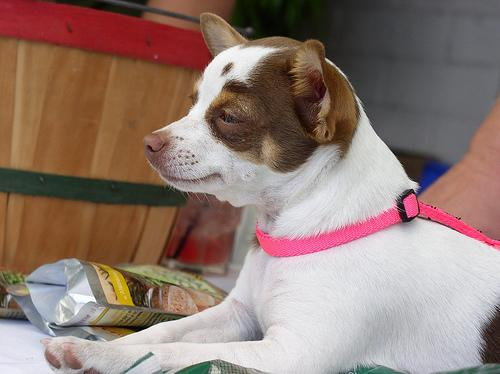
#> input picture dataset/train/Chihuahua/104.jpg, 500 x 374 px, given in place of 1.jpg, which was not available
$ python main.py   (older library calls are emulated)
#> lines starting #> are read from the running program, lines starting #| are printed output that depends on the picture; pictures that were not available may be replaced by others from this repository, and a replacement may not be noted
# -----------------------------------
# GLOBAL FEATURE EXTRACTION
# -----------------------------------
from sklearn.preprocessing import LabelEncoder
from sklearn.preprocessing import MinMaxScaler
import numpy as np
import mahotas
import cv2
import os
import h5py

# --------------------
# tunable-parameters
# --------------------
images_per_class = 150
fixed_size = tuple((650, 650))
train_path = "dataset/train"
h5_data = 'output/data.h5'
h5_labels = 'output/labels.h5'
bins = 8


# feature-descriptor-1: Hu Moments
def fd_hu_moments(image):
    image = cv2.cvtColor(image, cv2.COLOR_BGR2GRAY)
    feature = cv2.HuMoments(cv2.moments(image)).flatten()
    return feature


# feature-descriptor-2: Haralick Texture
def fd_haralick(image):
    # convert the image to grayscale
    gray = cv2.cvtColor(image, cv2.COLOR_BGR2GRAY)
    # compute the haralick texture feature vector
    haralick = mahotas.features.haralick(gray).mean(axis=0)
    # return the result
    return haralick


# feature-descriptor-3: Color Histogram
def fd_histogram(image, mask=None):
    # convert the image to HSV color-space
    image = cv2.cvtColor(image, cv2.COLOR_BGR2HSV)
    # compute the color histogram
    hist = cv2.calcHist([image], [0, 1, 2], None, [bins, bins, bins], [0, 256, 0, 256, 0, 256])
    # normalize the histogram
    cv2.normalize(hist, hist)
    # return the histogram
    return hist.flatten()


# get the training labels
train_labels = os.listdir(train_path)

# sort the training labels
train_labels.sort()
print(train_labels)

# empty lists to hold feature vectors and labels
global_features = []
labels = []

for training_name in train_labels:
    # join the training data path and each species training folder
    dir = os.path.join(train_path, training_name)

    # get the current training label
    current_label = training_name

    # loop over the images in each sub-folder
    for x in range(1, images_per_class + 1):
        # get the image file name
        file = dir + "/" + str(x) + ".jpg"

        # read the image and resize it to a fixed-size
        image = cv2.imread(file)
#> image is the input picture: shape (374, 500, 3); mean B, G, R 114.6, 123.4, 145.4
        if image is not None:
            image = cv2.resize(image, fixed_size)
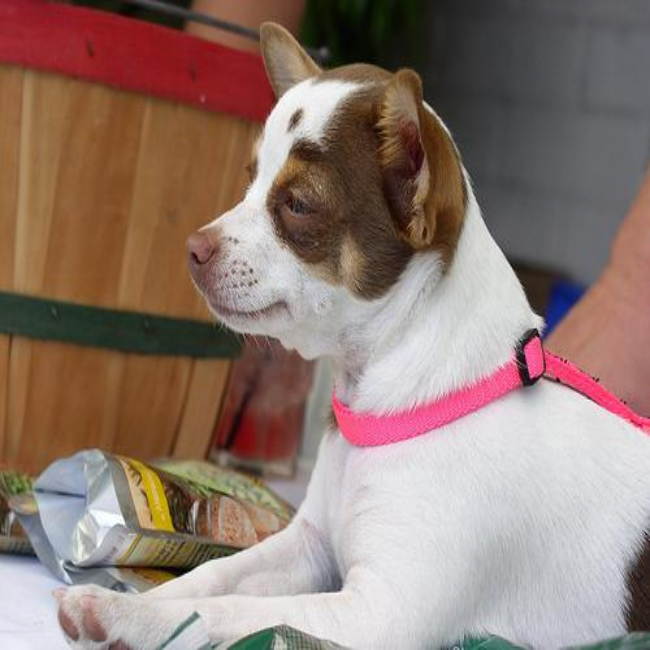
#> image: shape (650, 650, 3); mean B, G, R 114.4, 123.3, 145.3
            ####################################
            # Global Feature extraction
            ####################################
            fv_hu_moments = fd_hu_moments(image)
#> in fd_hu_moments, `image = cv2.cvtColor(image, cv2.COLOR_BGR2GRAY)`:
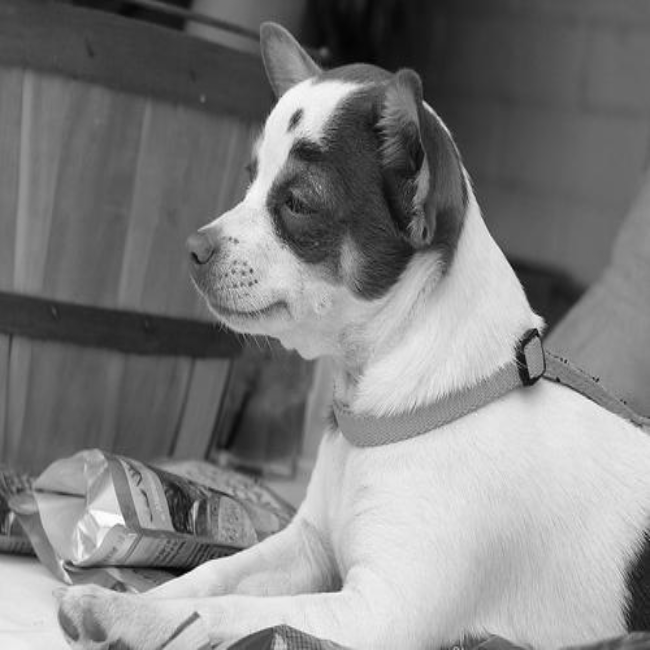
#> image: shape (650, 650); min 2, max 254, mean 128.8
#> in fd_hu_moments, `feature = cv2.HuMoments(cv2.moments(image)).flatten()`: feature = [0.00121, 3e-09, 1.23e-11, 4.74e-11, 2.73e-22, 1.03e-15, 1.11e-21]
#> fv_hu_moments has the same summary as feature in fd_hu_moments
#> (the run stopped early here; a loop or call above may not have finished)

$ run again, on dataset/train/Eskimo_dog/1.jpg
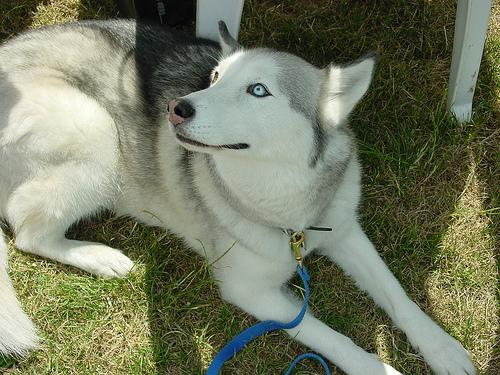
#> input picture dataset/train/Eskimo_dog/1.jpg, 500 x 375 px, found by its file name
#> image is the input picture: shape (375, 500, 3); mean B, G, R 98.2, 122.2, 116.7
#> `image = cv2.resize(image, fixed_size)`:
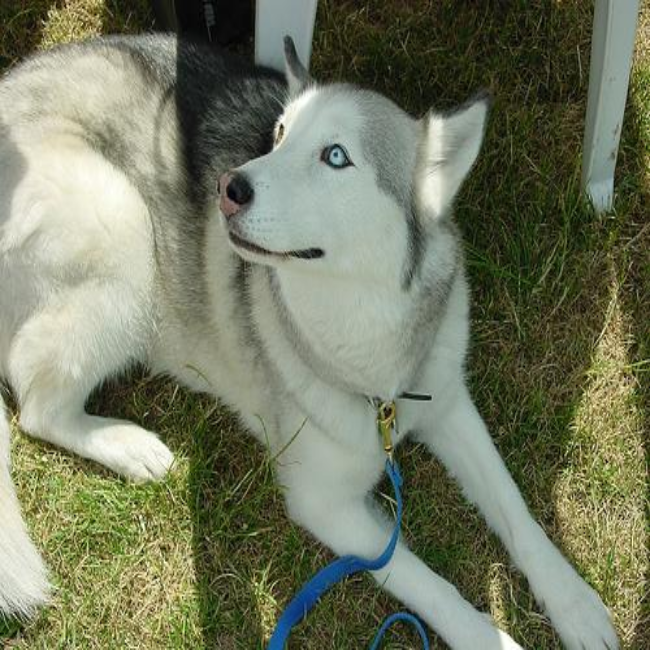
#> image: shape (650, 650, 3); mean B, G, R 98.1, 122.1, 116.6
#> in fd_hu_moments, `image = cv2.cvtColor(image, cv2.COLOR_BGR2GRAY)`:
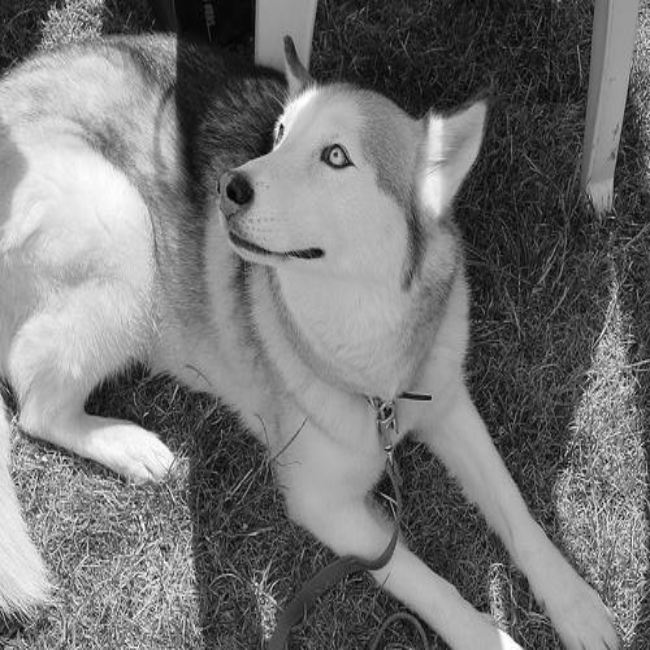
#> image: shape (650, 650); min 0, max 255, mean 117.7
#> feature = [0.00136, 2.62e-08, 1.27e-11, 3.7e-11, 7.59e-22, 5.3e-15, 2.53e-22]
#> fv_hu_moments has the same summary as feature in fd_hu_moments
